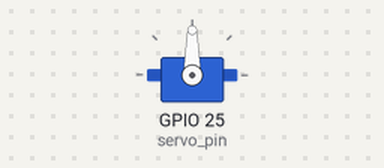
Bench run of a program on a simulated Raspberry Pi (BCM pin numbers). On the bench: servo. Servo angles are drawn from the pulse width (0.5 ms = 0°, 2.5 ms = 180°).

Above: at 0.05 s.
At 1.5 s:
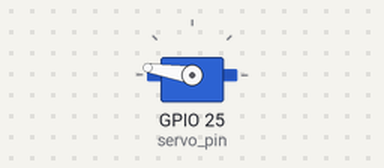
At 3.0 s:
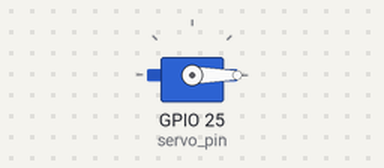
Timing chart, 0 to 6.9 s (numbered marks = the images above):
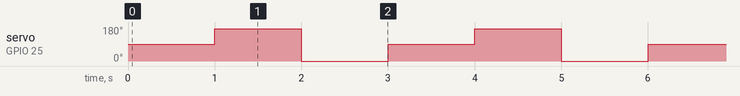

Measured:
- by itself, servo on GPIO 25 (servo_pin): repeats every 3.0 s: 0° 1.0 s, 90° 1.0 s, 171° 1.0 s

The program:

pwm_servo_ex.py
```python
import RPi.GPIO as GPIO
import time

servo_pin = 25
GPIO.setmode(GPIO.BCM)
GPIO.setup(servo_pin, GPIO.OUT)

servo = GPIO.PWM(servo_pin, 50) # 주파수는 정해져있음
servo.start(0)

# (10/180) * angle + 2.5
try:
    while True:
        servo.ChangeDutyCycle(7.5)
        time.sleep(1)
        # servo.ChangeDutyCycle(12.5)
        servo.ChangeDutyCycle(12)
        time.sleep(1)
        servo.ChangeDutyCycle(2.5)
        time.sleep(1)

finally:
    servo.stop()
    GPIO.cleanup()
```
